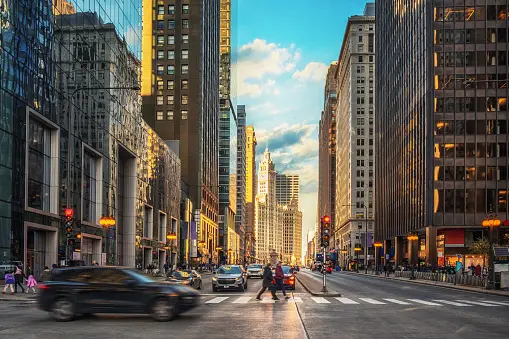
#> input picture Image-Encryption-using-Latin-Square-Matrix-and-Logistic-Map/test_images/aa.jpg, 509 x 339 px
$ jupyter execute --allow-errors 'Image Encryption using Latin Square Matrix and Logistic Map copy.ipynb'
#> lines starting #> are read from the running program, lines starting #| are printed output that depends on the picture
[cell 1]
#Importing required modules
import os
from numpy import array,random,shape,array_split,transpose,sort,flipud,fliplr,zeros
from operator import xor
from skimage import io
from skimage.color import rgb2gray
from PIL import Image
import numpy as np
import os
from matplotlib.pyplot import imshow
import matplotlib.pyplot as plt
import cv2
import random
from math import log
from tqdm import tqdm

[cell 2]
# FUNCTION: RandomKey
# -- Generates a 256-bit random key (in HEX) using MATLAB RNG
# Output: K = a 256-bit random key in HEX

from numpy import shape,random,array
import random as rd

def dec2hex(string, length):
    #function to convert decimal string to hexadecimal string
    # hex_string = ''
    # if len(hex(string)) < length: hex_string = hex(string)[:2]+'0'*(8-len(hex(string)))+hex(string)[3:]
    # else: hex_string = hex(string)
    # return hex_string
    hex_string = hex(string)[2:]  # Remove the '0x' prefix from the hex representation
    hex_string = hex_string.zfill(length)  # Pad with zeros to meet the desired length
    return hex_string

def RandomKey(P):
    # [8 lines of commented-out code are left out]
    K = []
    r = []
    sr = ''
    r_ = rd.getrandbits(256)  # Use getrandbits to generate a random integer
    r_bin = bin(r_)[2:].zfill(256)
    for i in range(256):
        r.append(r_bin[i])
    for i in range(1, 9):
        K.append(dec2hex(int(sr.join(r[((i - 1) * 32):i * 32]), 2), 8))
    l = P
    return (array(K), l)

[cell 3]
#=============================================================
# FUNCTION: KeyedLatin
# -- Generates n Latin square of order d dependent on key K
# Output:
#       L = 256-by-256-by-m matrix, each of whose layer is a 256x256 Latin
#       square using the symbol set {1,2,...,256}
#=============================================================

def blockproc(matrix,sec,fun):
    # [19 lines of commented-out code are left out]
    blocks = array_split(matrix, sec)
    if sec == 8:
        matrix_bp = array([fun(block[0]) for block in blocks])
    elif sec == 256:
        matrix_b = [fun(block) for block in blocks]
        matrix_bp = array([matrix_b[x][0] for x in range(256)])
    return matrix_bp

def KeyedLatin(K,m):
    # [36 lines of commented-out code are left out]
    a = 1664525
    c = 1013904223  # LCG parameters suggested in Numerical Recipes
    # Linear Congruential Generator (LCG) PRNG
    lcg = lambda q: (a * q + c) % 2**32

    # Latin Square Generator (LSG) using Row-Shiftings
    lsg_r = lambda qSeed, v: (qSeed + v) % 256
    lsg = lambda qSeed, qShift: blockproc(qShift, 256, lambda v: lsg_r(qSeed, v))

    # Define Key Conversions
    # Convert Hex Key string to dec sequence
    key_hex_bin = lambda K: blockproc(K, 8, lambda k: int(str(k), 16))

    # Generate n Latin squares of order 256
    KDec = key_hex_bin(K)  # KDec is a 1x8 array
    L = []
    for _ in range(m):
        q = [lcg(KDec) if i == 0 else lcg(q[-1]) for i in range(64)]

        Q1 = [q[x][0][y] for x in range(32) for y in range(8)]
        Q2 = [q[x][0][y] for x in range(32, 64) for y in range(8)]

        KDec = q[-1]  # update Key
        Qseed = sort(Q1)  # a 256-element LCG sequence
        Qshift = sort(Q2)  # a 256-element LCG sequence
        Qseed = array([Qseed])
        Qshift = array(Qshift)

        L.append(lsg(transpose(Qseed), Qshift))
    return array(L)

[cell 4]
#=============================================================
# FUNCTION: LatinSq_Whitening
# -- Generates n Latin square of order d dependent on key K
# Input:
#      inputMatrix = a 256x256 matrix,
#                L = a 256x256 Latin square with symbol set {0,1,...,255}
#                opt = encryption/decryption
# Output:
#      output = a 256x256 matrix
#=============================================================
from numpy import mod, flipud, fliplr

def LatinSq_Whitening(inputMatrix,L,opt):
    if opt == None: opt = 'encryption'

    if opt == 'encryption':
        if L[0][0]%3 == 1: inputMatrix = flipud(inputMatrix) #flip the matrix upside down
        if L[0][0]%3 == 2: inputMatrix = fliplr(inputMatrix) #flip the matrix leftside right
        output = mod((inputMatrix + L), 256)

    if opt == 'decryption':
        output = mod((inputMatrix - L), 256)
        if L[0][0]%3 == 1: output = flipud(output)
        if L[0][0]%3 == 2: output = fliplr(output)
    return output

# Whitening encryption and decryption is confirmed to work

[cell 5]
import numpy as np

# Define a sample input matrix
inputMatrix = np.random.randint(0, 256, size=(256, 256), dtype=np.uint8)

# Define a sample Latin square (for demonstration purposes)
# You should replace this with a valid Latin square for your use case
L = np.random.randint(0, 256, size=(256, 256), dtype=np.uint8)

# Test encryption
encrypted_matrix = LatinSq_Whitening(inputMatrix, L, 'encryption')

# Test decryption
decrypted_matrix = LatinSq_Whitening(encrypted_matrix, L, 'decryption')

# Print the results
print("Original Matrix:")
print(inputMatrix[:5])

print("\nEncrypted Matrix:")
print(encrypted_matrix[:5])

print("\nDecrypted Matrix:")
print(decrypted_matrix[:5])

# Check if the decrypted matrix matches the original
print(np.array_equal(inputMatrix, decrypted_matrix))

[cell 6]
#=============================================================
# FUNCTION: LatinSq_Permutation
# -- Permutate image pixels
# Input:
#       input = a 256x256 matrix,
#           L = a 256x256 Latin square with symbol set {0,1,...,255}
#         opt = 'encryption'/'decryption'
# Ouptut:
#      output = a 256x256 matrix
#=============================================================
# [20 lines left out: function LatinSq_Permutation, not called in this run]

[cell 7]
import numpy as np

def LatinSq_Permutation(input, L, opt):
#> called with opt = 'encryption'
    if opt is None:
        opt = 'encryption'

    output = np.zeros((256, 256), dtype='int')
    tmp = np.zeros((256, 256), dtype='int')

    if opt == 'encryption':

        perm_cols = []
        for i in range(256):
            perm_cols.append(input[:,L[i]])

        perm_rows = []
        for i in range(256):
            perm_rows.append(perm_cols[i][L[i]])

        return np.asarray(perm_rows).T

    elif opt == 'decryption':

        perm_rows = []
        for i in range(256):
            perm_rows.append(input[L[i],:])

        perm_cols = []
        for i in range(256):
            col = [row[i] for row in perm_rows]

            permuted_col = []
            for index in L[i]:
                permuted_col.append(col[index])

            perm_cols.append(permuted_col)

        return np.asarray(perm_cols)

# Latin square generator
def generate_latin_square(size=256):
    L = np.zeros((size, size), dtype='uint8')
    for i in range(size):
        L[i, :] = np.roll(np.arange(size, dtype='uint8'), i)
    return L

# Test code
original_matrix = np.random.randint(0, 256, size=(256, 256), dtype='uint8')

# Encryption
latin_square = generate_latin_square()
encrypted_matrix = LatinSq_Permutation(original_matrix, latin_square, 'encryption')

# Decryption
#> (the rest of this cell did not finish here and is left out)

[cell 8]
#=============================================================
# FUNCTION: LatinSqEnc2
# -- Encrypt an image
# Input:
#       P = a 256x256 matrix,
#       K = a hexadecimal key sequence
# Ouptut:
#      output = a 256x256 matrix
#=============================================================
def bitget(x,y):
    bit = int(bin(x[0][y])[2:])
    return bit

def LatinSqEnc2(P,K=None):
    #Generate a random key
    if K == None:
        K_ = None
        K = RandomKey(P)
        opt = 'NPE'

    #Probabilistic encryption
    #Generate a random 256x256 Latin
    M_ = random.rand(shape(P)[0],shape(P)[1])
    M = [[] for i in range(256)]
    for x in range(256):
        for y in range(256): M[x].append(int(round(M_[x][y])))
    M = array(M)

    #Random masking
    B = bitget(P,1)
    X = xor(B,M)
    PP = P-B+X
    #Generate 8-keyed Latin squares
    L = KeyedLatin(K[0],9)

    #Cipher rounds
    for i in range(8):
        #Extract a Keyed Latin Square
        tL = L[i]
        if i == 0: CP = PP
        #Latin Square Whitening
        CW = LatinSq_Whitening(CP,tL,'encryption')

        #Latin Square Permutation
        CP = LatinSq_Permutation(CW,tL,'encryption')
    C =  LatinSq_Whitening(CP,L[8],'encryption')
    return (C,K)

[cell 9]
# Convert test_images/aa.jpg to grayscale
img = cv2.imread('test_images/aa.jpg')
#> img is the input picture: shape (339, 509, 3); mean B, G, R 85.5, 94, 96.4
gray = cv2.cvtColor(img, cv2.COLOR_BGR2GRAY)
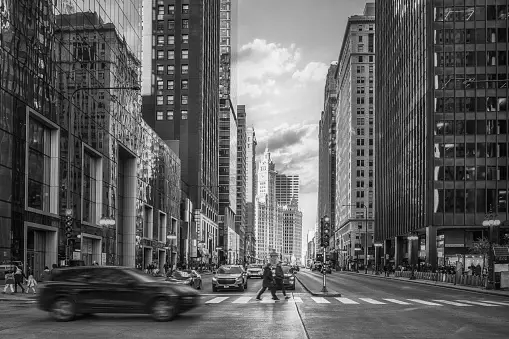
#> gray: shape (339, 509); min 0, max 252, mean 93.7
gray = cv2.resize(gray, (256,256))
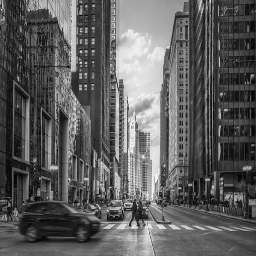
#> gray: shape (256, 256); min 1, max 248, mean 93.5
cv2.imwrite('test_images/aa_gray.jpg', gray)
#> Out = True

[cell 10]
# =============================================================
# P - Original Image
# LE - Tuple containing some info
# LE[0] - Encrypted Image
# LE[1][0] - Key
# LE[1][1] - Original Image
# =============================================================

originalImage = 'test_images/aa_gray.jpg'
P = io.imread(originalImage)
#> P: shape (256, 256); min 0, max 250, mean 93.5
#> (the rest of this cell did not finish here and is left out)

#> in bitget, `bit = int(bin(x[0][y])[2:])`: bit = 1011001
#> in LatinSqEnc2, `X = xor(B,M)`:
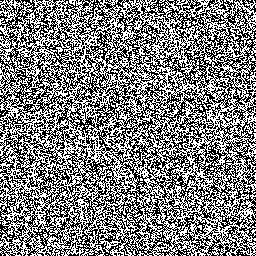
#> X: shape (256, 256) int64; values 1011000 (black) and 1011001 (white), 50% white in thin lines or dots
#> in KeyedLatin, `KDec = key_hex_bin(K)`: KDec = [4146640122, 1112038970, 173879092, 1806341205, 3823568514, 3255389356, 1654615998, 3626764237]
#> after the loop in KeyedLatin, `for _ in range(m):`: L = []
print(LE[0].shape)
print(P == LE[1][1])
# io.imsave('latinEnc.png',LE[0])
cv2.imwrite('latinEnc.png',LE[0])

[cell 11]
# Declaring a variable called color to enable the algorithm deferenciate between coloured images and grayscale images
# The value is set by default to 1 which is a grayscale image.
color = 1

[cell 12]
# This function right here gets the image matrix of coloured image
# Note that the getImageMatrix works on coloured images only
# The getImageMatrix takes the image name as an argument
def getImageMatrix(imageName):
    global color
    im = Image.open(imageName)
    pix = im.load()
    if type(pix[0,0]) == int: # if this is true then the image is a coloured image
      color = 0
    image_size = im.size
    image_matrix = []
    for width in range(int(image_size[0])):
        row = []
        for height in range(int(image_size[1])):
                row.append((pix[width,height]))
        image_matrix.append(row)
    return image_matrix, image_size[0], image_size[1],color

# This function right here gets the image matrix of grayscale images
# Note that the getImageMatrix_gray works on grayscale images only
# The getImageMatrix_gray takes the image name as an argument
def getImageMatrix_gray(imageName):
    im = Image.open(imageName).convert('LA')
    pix = im.load()
    image_size = im.size
    image_matrix = []
    for width in range(int(image_size[0])):
        row = []
        for height in range(int(image_size[1])):
                row.append((pix[width,height]))
        image_matrix.append(row)
    return image_matrix, image_size[0], image_size[1],color

[cell 13]
# This is the function that works the image encryption for Logistic Map
# Note: By default logistic Map uses substitution method
# LogisticEncryption function takes both the image name and key used for encrypting the image as an argument

def LogisticEncryption(imageName, key):
#> called with imageName = 'latinEnc.png', key = 'abcdefghijklm'
    N = 256
    key_list = [ord(x) for x in key]
    G = [key_list[0:4] ,key_list[4:8], key_list[8:12]]
    g = []
    R = 1
    for i in range(1,4):
        s = 0
        for j in range(1,5):
            s += G[i-1][j-1] * (10**(-j))
        g.append(s)
        R = (R*s) % 1

    L = (R + key_list[12]/256) % 1
    S_x = round(((g[0]+g[1]+g[2])*(10**4) + L *(10**4)) % 256)
    V1 = sum(key_list)
    V2 = key_list[0]
    for i in range(1,13):
        V2 = V2 ^ key_list[i]
    V = V2/V1

    L_y = (V+key_list[12]/256) % 1
    S_y = round((V+V2+L_y*10**4) % 256)
    C1_0 = S_x
    C2_0 = S_y
    C = round((L*L_y*10**4) % 256)
    C_r = round((L*L_y*10**4) % 256)
    C_g = round((L*L_y*10**4) % 256)
    C_b = round((L*L_y*10**4) % 256)
    x = 4*(S_x)*(1-S_x)
    y = 4*(S_y)*(1-S_y)

    imageMatrix,dimensionX, dimensionY, color = getImageMatrix(imageName)
    LogisticEncryptionIm = []
    for i in range(dimensionX):
        row = []
        for j in range(dimensionY):
            while x <0.8 and x > 0.2 :
                x = 4*x*(1-x)
            while y <0.8 and y > 0.2 :
                y = 4*y*(1-y)
            x_round = round((x*(10**4))%256)
            y_round = round((y*(10**4))%256)
            C1 = x_round ^ ((key_list[0]+x_round) % N) ^ ((C1_0 + key_list[1])%N)
            C2 = x_round ^ ((key_list[2]+y_round) % N) ^ ((C2_0 + key_list[3])%N)
            if color:
              print(color)
              C_r =((key_list[4]+C1) % N) ^ ((key_list[5]+C2) % N) ^ ((key_list[6]+imageMatrix[i][j][0]) % N) ^ ((C_r + key_list[7]) % N)
              C_g =((key_list[4]+C1) % N) ^ ((key_list[5]+C2) % N) ^ ((key_list[6]+imageMatrix[i][j][1]) % N) ^ ((C_g + key_list[7]) % N)
              C_b =((key_list[4]+C1) % N) ^ ((key_list[5]+C2) % N) ^ ((key_list[6]+imageMatrix[i][j][2]) % N) ^ ((C_b + key_list[7]) % N)
              row.append((C_r,C_g,C_b))
              C = C_r

            else:
              C = ((key_list[4]+C1) % N) ^ ((key_list[5]+C2) % N) ^ ((key_list[6]+imageMatrix[i][j]) % N) ^ ((C + key_list[7]) % N)
              row.append(C)

            x = (x + C/256 + key_list[8]/256 + key_list[9]/256) % 1
            y = (x + C/256 + key_list[8]/256 + key_list[9]/256) % 1
            for ki in range(12):
                key_list[ki] = (key_list[ki] + key_list[12]) % 256
                key_list[12] = key_list[12] ^ key_list[ki]
        LogisticEncryptionIm.append(row)

    im = Image.new("L", (dimensionX, dimensionY))
    if color:
        im = Image.new("RGB", (dimensionX, dimensionY)) # RGB is for coloured pixels
    else:
        im = Image.new("L", (dimensionX, dimensionY)) # L is for Black and white pixels

    pix = im.load()
    for x in range(dimensionX):
        for y in range(dimensionY):
            pix[x, y] = LogisticEncryptionIm[x][y]
    im.save(imageName.split('.')[0] + "_LogisticEnc.png", "PNG")

[cell 14]
# Here we call the LogisticEncryption function and pass our image name and key
# Note: As it is implemented, the function will assume a 13 character long encryption key.
# One can tweak this limitation by changing the "key_list" structure at the Logistic functions.
image = "latinEnc"
ext = ".png"
#> (the rest of this cell did not finish here and is left out)

[cell 15]
# This is the function that decrypts the images.
# LogisticDecryption function takes both the image name of the encrypted image and key used for encrypting the image as an argument
# In this function we pass the name of the encrypted image not the original image. in this case the name would be LogistincEnc.PNG

# [83 lines left out: function LogisticDecryption, not called in this run]

[cell 16]
#=============================================================
# FUNCTION: LatinSqDec2
# -- Decrypt a cipher image
# Input:
#       P = a 256x256 matrix,
#       K = a hexadecimal key sequence
# Ouptut:
#      output = a 256x256 matrix
#=============================================================
# [19 lines left out: function LatinSqDec2, not called in this run]
# img2 = r"C:\\Users\\HP\\Documents\\LatinSquareImageCipher\\latinEnc.png"
#> (the rest of this cell did not finish here and is left out)

#> (a cell that did not finish here is left out)

[cell 18]
# Here we use the Histogram analysis to Visualize the deference between the Original and the Encrypted images

# In the code below we are parsing the original image

img = cv2.imread(originalImage,1)
#> img: shape (256, 256, 3); min 0, max 250, mean 93.5
pil_im = Image.open(originalImage, 'r')
imshow(np.asarray(pil_im))
plt.figure(figsize=(14,6))

histogram_blue = cv2.calcHist([img],[0],None,[256],[0,256])
#> histogram_blue = 256 values, max 682 at index 49, min 0 at index 251, mean 256
plt.plot(histogram_blue, color='blue')
histogram_green = cv2.calcHist([img],[1],None,[256],[0,256])
#> histogram_green has the same summary as histogram_blue
plt.plot(histogram_green, color='green')
histogram_red = cv2.calcHist([img],[2],None,[256],[0,256])
#> histogram_red has the same summary as histogram_blue
plt.plot(histogram_red, color='red')
plt.title('Intensity Histogram - Original Image', fontsize=20)
plt.xlabel('pixel values', fontsize=16)
plt.ylabel('pixel count', fontsize=16)
plt.show()
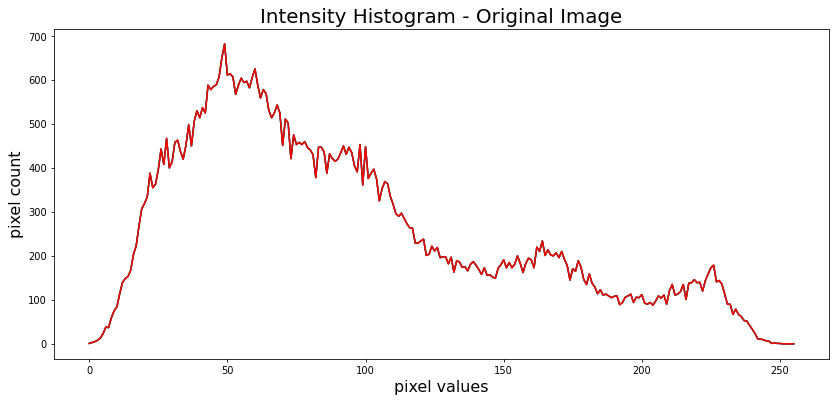
#> figure drawn by matplotlib, 1 panel; curve peaks at x = 49, y = 682; curve peaks at x = 49, y = 682; curve peaks at x = 49, y = 682

[cell 19]
# In the code below we are parsing the Encrypted image

image = "latinEnc_LogisticEnc"
ext = ".png"
img = cv2.imread(image + ext,1)
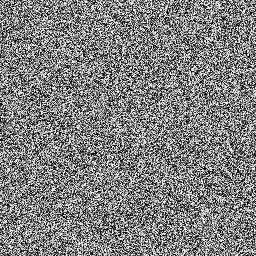
#> input picture Image-Encryption-using-Latin-Square-Matrix-and-Logistic-Map/latinEnc_LogisticEnc.png, 256 x 256 px
#> img is the input picture: shape (256, 256, 3); min 0, max 255, mean 128.1
pil_im = Image.open(image + ext, 'r')
imshow(np.asarray(pil_im))
plt.figure(figsize=(14,6))

histogram_blue = cv2.calcHist([img],[0],None,[256],[0,256])
#> histogram_blue = 256 values, max 289 at index 53, min 203 at index 67, mean 256
plt.plot(histogram_blue, color='blue')
histogram_green = cv2.calcHist([img],[1],None,[256],[0,256])
#> histogram_green has the same summary as histogram_blue
plt.plot(histogram_green, color='green')
histogram_red = cv2.calcHist([img],[2],None,[256],[0,256])
#> histogram_red has the same summary as histogram_blue
plt.plot(histogram_red, color='red')
plt.title('Intensity Histogram - Cipher Image', fontsize=20)
plt.xlabel('pixel values', fontsize=16)
plt.ylabel('pixel count', fontsize=16)
plt.show()
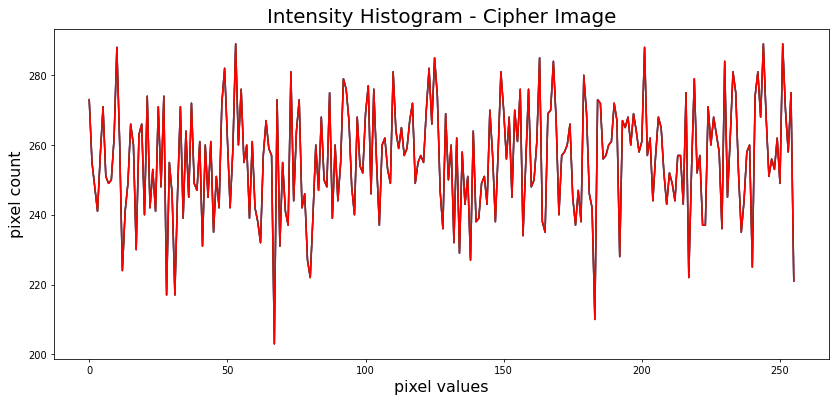
#> figure drawn by matplotlib, 1 panel; curve peaks at x = 53, y = 289; curve peaks at x = 53, y = 289; curve peaks at x = 53, y = 289

[cell 20]
# Here we use the Adjacent Pixel Auto-Correlation to Visualize the deference between the Original and the Encrypted images

# In the code below we are parsing the original image

image = "man"
ext = ".jfif"
img = Image.open(originalImage).convert('LA')
#> img: PIL image 256x256 LA
pil_im = Image.open(originalImage, 'r')
imshow(np.asarray(pil_im))

[cell 21]
# In the code below we are parsing the Encrypted image

image = "latinEnc_LogisticEnc"
ext = ".png"
ImageMatrix,image_size, size2, color = getImageMatrix_gray(image+ext)
#> after the loop in getImageMatrix_gray, `for width in range(int(image_size[0])):`: image_matrix = 256 items
#> ImageMatrix = 256 items; image_size = 256; size2 = 256; color = 1
samples_x = []
samples_y = []
for i in range(1024):
  x = random.randint(0,image_size-2)
  y = random.randint(0,image_size-1)
  samples_x.append(ImageMatrix[x][y])
  samples_y.append(ImageMatrix[x+1][y])
#> this loop made 1024 passes
#> (x, y) on passes 1 to 3: (191, 169), (154, 197), (74, 86)
#> after the loop, samples_x = 1024 pairs, first value 0 to 255, second value 255 to 255; samples_y has the same summary as samples_x
plt.figure(figsize=(10,8))
plt.scatter(samples_x,samples_y,s=2)
plt.title('Adjacent Pixel Autocorrelation - Original Image', fontsize=20)
plt.show()
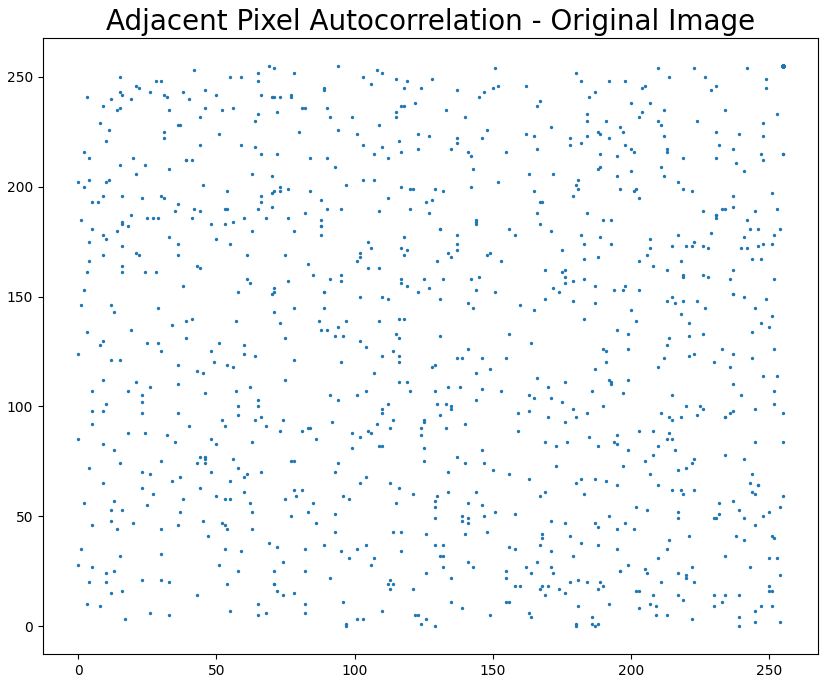
#> figure drawn by matplotlib, 1 panel

[cell 22]
# In the code below we are parsing the Decrypted image

image = "latinDec"
ext = ".png"
#> (the rest of this cell did not finish here and is left out)
